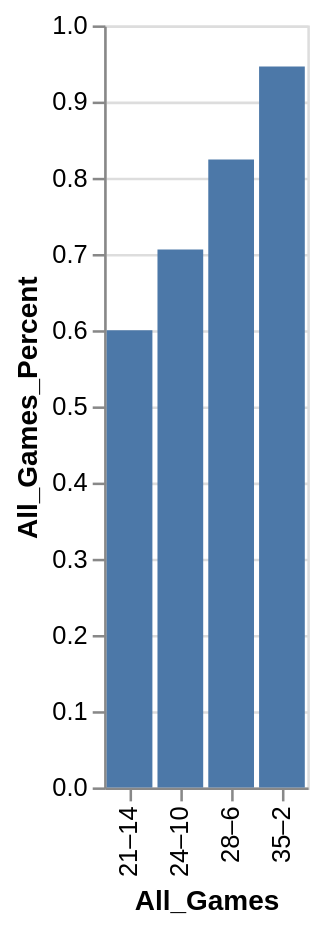

Write a Vega-Lite specification for this figure.
### Vega-Lite specification from a JSON file in a GitHub repository (floating-point values rounded to 4 significant figures)
{"data": {"values": [{"x_data": "21–14", "y_data": 0.6}, {"x_data": "24–10", "y_data": 0.706}, {"x_data": "28–6", "y_data": 0.824}, {"x_data": "35–2", "y_data": 0.946}]}, "mark": "bar", "encoding": {"x": {"field": "x_data", "type": "nominal", "title": "All_Games", "sort": "ascending"}, "y": {"field": "y_data", "type": "quantitative", "title": "All_Games_Percent"}}}
